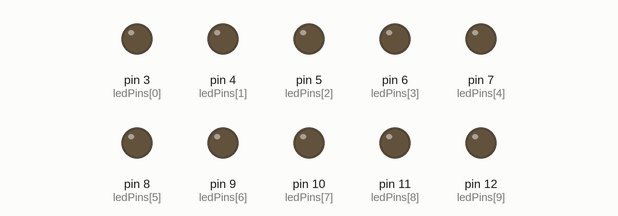
Simulated run of this sketch. Board: Arduino Uno, built with avr-gcc and run on an emulated ATmega328P. On the bench: output pins drawn as LEDs (lit = HIGH).

Above: at 2.9 s.
At 5.2 s:
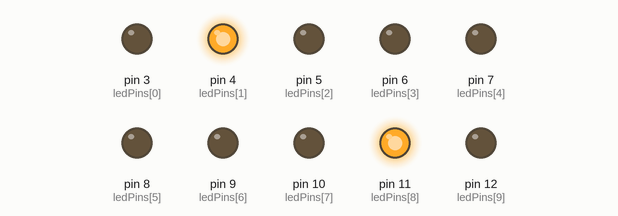
At 6.2 s:
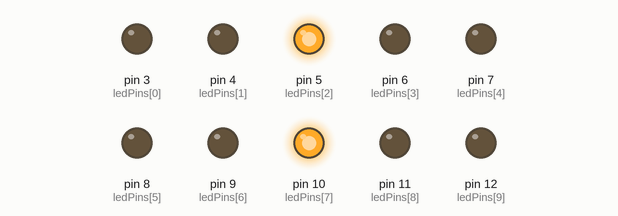
At 7.2 s:
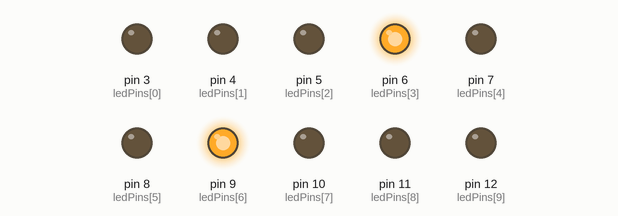
At 11.2 s:
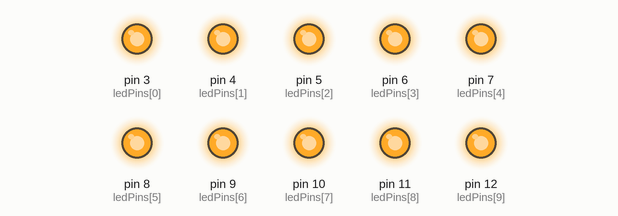
At 20.2 s:
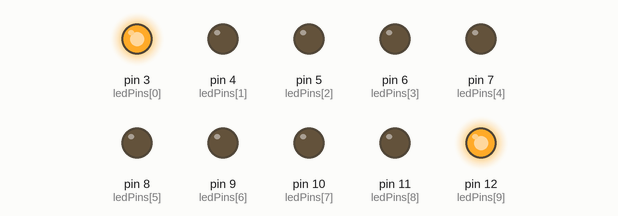
Timing chart, 0 to 20.8 s (numbered marks = the images above):
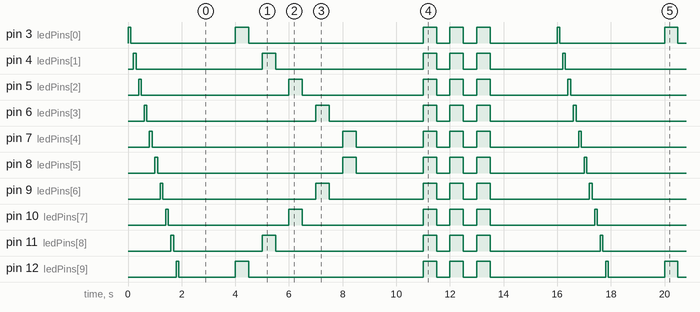

Measured:
- by itself, pin 10 (ledPins[7]): repeats every 16.0 s: 2 × (LOW 4.5 s, HIGH 0.50 s), 2 × (LOW 0.50 s, HIGH 0.50 s), LOW 3.9 s, HIGH 0.10 s
- by itself, pin 3 (ledPins[0]): repeats every 16.0 s: LOW 3.9 s, HIGH 0.50 s, LOW 6.5 s, 2 × (HIGH 0.50 s, LOW 0.50 s), HIGH 0.50 s, LOW 2.5 s, HIGH 0.10 s
- by itself, pin 4 (ledPins[1]): repeats every 16.0 s: LOW 4.7 s, HIGH 0.50 s, LOW 5.5 s, 2 × (HIGH 0.50 s, LOW 0.50 s), HIGH 0.50 s, LOW 2.7 s, HIGH 0.10 s

The sketch:

christmass_led.ino
```cpp
/* Christmass tree LED blinking
LEDs are set on the tips of the 2-story tree


*/

// constants
const int ledPins [] = {3, 4, 5, 6, 7, 8, 9, 10, 11, 12};  // output ports at board
const int numPins = 10;

void setup() {
 for (int i=0;i<numPins;i++)
   pinMode(ledPins[i], OUTPUT);
}

void blinkSeq() {
 for (int i=0;i<numPins;i++) {
   digitalWrite(ledPins[i], HIGH);
   delay(100);
   digitalWrite(ledPins[i], LOW);
   delay(100);
 }
}

void blinkPairs() {
  for (int i=0;i<numPins/2;i++) {
    digitalWrite(ledPins[i], HIGH);
    digitalWrite(ledPins[numPins-1-i], HIGH);
    delay(500);
    digitalWrite(ledPins[i], LOW);
    digitalWrite(ledPins[numPins-1-i], LOW);
    delay(500);
  }
}

void blinkAll() {
  for (int j=0;j<3;j++) {
    for (int i=0;i<numPins;i++) {
      digitalWrite(ledPins[i], HIGH);
    }
    delay(500);
    for (int i=0;i<numPins;i++) {
      digitalWrite(ledPins[i], LOW);
    }
    delay(500);
  }
}

void loop() {
 blinkSeq();
 delay(2000);
 blinkPairs();
 delay(2000);
 blinkAll();
 delay(2000);
}
```
